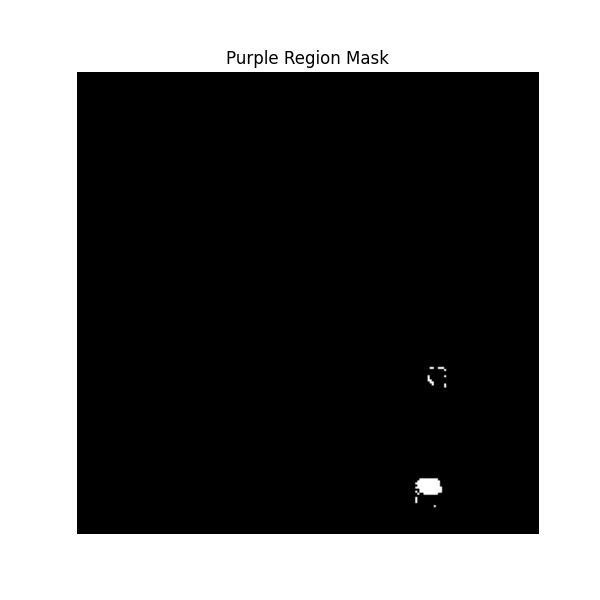

Source code (Python):
import cv2
import tensorflow_datasets as tfds
import numpy as np
from PIL import Image
import os
import matplotlib.pyplot as plt


task_name = "handover_item"

ds = tfds.load(
    task_name,
    data_dir=f"/data/lzx/peract2/{task_name}_dir",
    split=f"train[{0}%:{100}%]",
)

for i, episode in enumerate(ds):
    if i == 1:
        print("file path: ", episode["episode_metadata"]["file_path"].numpy().decode())
        for j, step in enumerate(episode["steps"]):
            lang_instruction = step["language_instruction"].numpy().decode()
            print(lang_instruction)
            image = Image.fromarray(step["observation"]["front_image"].numpy())
            break
        break


# Step 1: 加载图像并转换为 RGB 数组
img = image
img_np = np.array(img)

# Step 2: 设定目标颜色和容差
target_rgb = np.array([122, 7, 122])  # #7A077A
tolerance = 80  # 容差范围，可调节，越大越宽松

# Step 3: 计算每个像素与目标颜色的欧氏距离
distance = np.linalg.norm(img_np - target_rgb, axis=2)

# Step 4: 生成 mask：在容差范围内设为1，其余为0
binary_mask = (distance < tolerance).astype(np.uint8)

plt.figure(figsize=(6, 6))
plt.imshow(binary_mask, cmap='gray')  # mask 是 0 和 1 的二值图
plt.title("Purple Region Mask")
plt.axis('off')
plt.savefig('color_mask.png')
